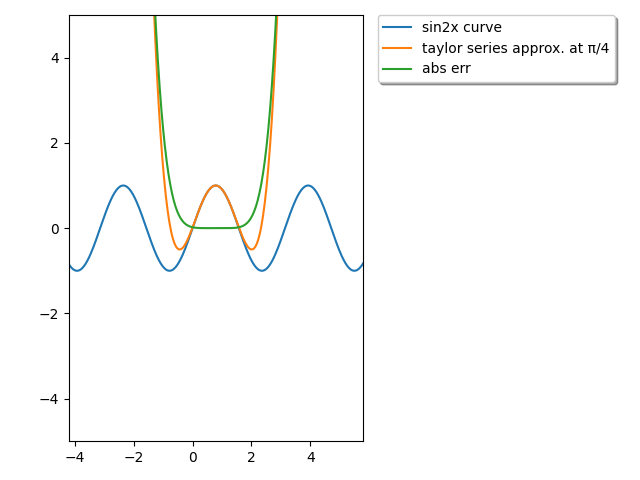

This chart was generated by the following Python code:
import numpy as np
import matplotlib.pyplot as plt

def taylor(x, a, n):
	d = [lambda x: np.sin(x),
		lambda x: np.cos(x),
		lambda x: -np.sin(x),
		lambda x: -np.cos(x)]
	re = 0
	for i in range(n):
		re += d[i%4](2 * a) * ((x - a) * 2) ** i  / np.math.factorial(i)
	return re

a=np.pi/4
x = np.linspace(a-15.0, a+15.0, num=1000)

measured = lambda x: taylor(x, a=np.pi/4, n=5)
real = lambda x: np.sin(2*x)
diff = lambda x: abs(real(x) - measured(x))
rela = lambda x: abs(diff(x) / measured(x))
percent = lambda x: rela(x) * 100

plt.plot(x, real(x), label="sin2x curve")
plt.plot(x, measured(x), label=f"taylor series approx. at π/4")
plt.plot(x, diff(x), label=f"abs err")

plt.legend(bbox_to_anchor=(1.05, 1), loc='upper left', borderaxespad=0.0, shadow=True)
plt.tight_layout()
plt.axis([-5+a, a+5, -5, 5])
plt.savefig("taylor")
plt.subplots(1,1)
x = np.linspace(a, a+15.0, num=1000)
plt.plot(x, rela(x), label=f"relative err")
plt.legend(bbox_to_anchor=(1.05, 1), loc='upper left', borderaxespad=0.0, shadow=True)
plt.tight_layout()
plt.axis([a, a+5, 0, 40])
plt.savefig("err")
plt.show()
